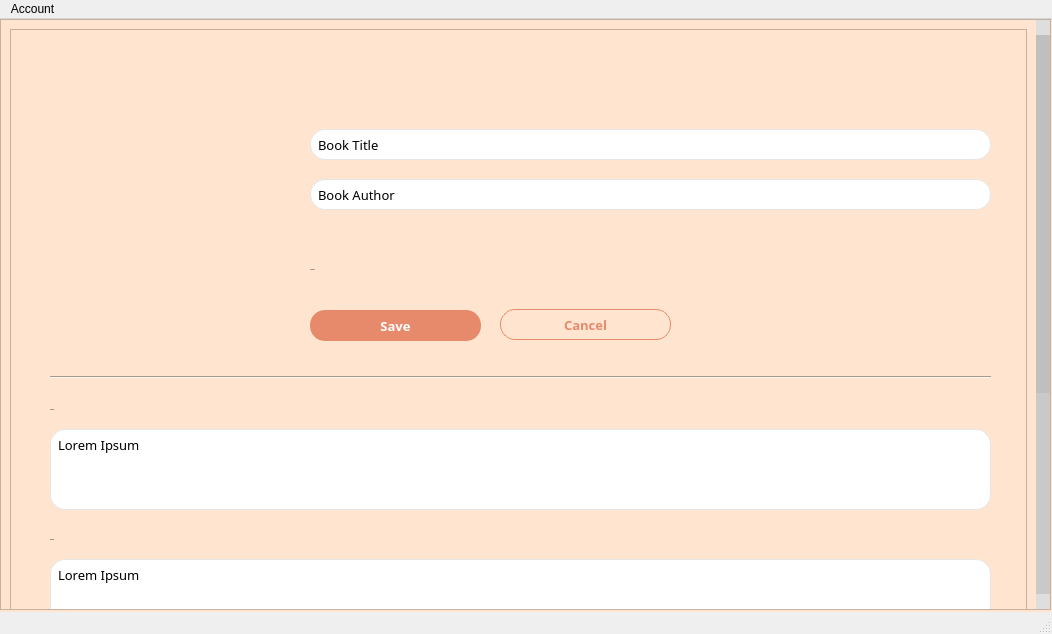
<?xml version="1.0" encoding="UTF-8"?>
<ui version="4.0">
 <class>BookDetails</class>
 <widget class="QMainWindow" name="BookDetails">
  <property name="geometry">
   <rect>
    <x>0</x>
    <y>0</y>
    <width>1052</width>
    <height>634</height>
   </rect>
  </property>
  <property name="minimumSize">
   <size>
    <width>1052</width>
    <height>634</height>
   </size>
  </property>
  <property name="maximumSize">
   <size>
    <width>1052</width>
    <height>634</height>
   </size>
  </property>
  <property name="windowTitle">
   <string>MainWindow</string>
  </property>
  <property name="styleSheet">
   <string notr="true"/>
  </property>
  <widget class="QWidget" name="centralwidget">
   <property name="styleSheet">
    <string notr="true">QWidget {
background: #FFE5D0;
font-family: Montserrat;
}

QPushButton {
border-radius: 15px; 
font-size: 13px;
}

/* vertical scrollbar*/
QScrollBar:vertical{
	border: none;
	background-color: #c9c9c9;
	margin: 15px 0 15px 0;
	width: 14px;
}

/* hande bar verticall */
QScrollBar::handle:vertical{
	background-color: #bfbfbf;
	min-height: 30px;
}

QScrollBar::handle:vertical:hover{
	background-color: #b5b5b5;;
}

QScrollBar::handle:vertical:pressed{
	background-color: #a1a1a1;;
}

/* top button scrollbar */
QScrollBar::sub-line:vertical{
	border: none;
	background-color: #dedede;
	height: 15px;
	subcontrol-position: top;
	subcontrol-origin: margin;
}
QScrollBar::sub-line:vertical:hover{
	background-color:#b5b5b5;
}
QScrollBar::sub-line:vertical:pressed{
	background-color: #a1a1a1;
}

/* bottom button scrollbar */
QScrollBar::add-line:vertical{
	border: none;
	background-color: #dedede;
	height: 15px;
	subcontrol-position: bottom;
	subcontrol-origin: margin;
}

QScrollBar::add-line:vertical:hover{
	background-color:#bfbfbf;
}

QScrollBar::add-line:vertical:pressed{
	background-color: #a1a1a1;
}</string>
   </property>
   <widget class="QScrollArea" name="scrollArea">
    <property name="geometry">
     <rect>
      <x>0</x>
      <y>0</y>
      <width>1051</width>
      <height>591</height>
     </rect>
    </property>
    <property name="styleSheet">
     <string notr="true"/>
    </property>
    <property name="widgetResizable">
     <bool>true</bool>
    </property>
    <widget class="QWidget" name="scrollAreaWidgetContents_2">
     <property name="geometry">
      <rect>
       <x>0</x>
       <y>-329</y>
       <width>1035</width>
       <height>918</height>
      </rect>
     </property>
     <layout class="QGridLayout" name="gridLayout">
      <item row="0" column="0">
       <widget class="QFrame" name="frame">
        <property name="minimumSize">
         <size>
          <width>0</width>
          <height>900</height>
         </size>
        </property>
        <property name="frameShape">
         <enum>QFrame::StyledPanel</enum>
        </property>
        <property name="frameShadow">
         <enum>QFrame::Raised</enum>
        </property>
        <widget class="QLabel" name="bookImage">
         <property name="geometry">
          <rect>
           <x>100</x>
           <y>100</y>
           <width>161</width>
           <height>211</height>
          </rect>
         </property>
         <property name="text">
          <string/>
         </property>
         <property name="pixmap">
          <pixmap resource="resources.qrc">:/resources/images/bblLogo.png</pixmap>
         </property>
        </widget>
        <widget class="QPushButton" name="cancelPushButton">
         <property name="geometry">
          <rect>
           <x>490</x>
           <y>280</y>
           <width>171</width>
           <height>31</height>
          </rect>
         </property>
         <property name="styleSheet">
          <string notr="true">QPushButton {
border: 1px solid;
border-color: #E78A6B;
color:  #E78A6B;
font-weight: 500;
}

QPushButton:hover {
background-color: rgba(231, 138, 107, 0.2);
}

QPushButton:pressed {
background-color: rgba(231, 138, 107, 0.1);
}</string>
         </property>
         <property name="text">
          <string>Cancel</string>
         </property>
        </widget>
        <widget class="QPushButton" name="savePushButton">
         <property name="geometry">
          <rect>
           <x>300</x>
           <y>281</y>
           <width>171</width>
           <height>31</height>
          </rect>
         </property>
         <property name="styleSheet">
          <string notr="true">QPushButton {
background-color: #E78A6B;
color:  #fff;
font-weight: 500;
}

QPushButton:hover {
background-color: rgba(231, 138, 107, 0.8);
}

QPushButton:pressed {
background-color: rgb(196, 116, 90);
}</string>
         </property>
         <property name="text">
          <string>Save</string>
         </property>
        </widget>
        <widget class="QLabel" name="availabilityLabel">
         <property name="geometry">
          <rect>
           <x>300</x>
           <y>230</y>
           <width>331</width>
           <height>21</height>
          </rect>
         </property>
         <property name="font">
          <font>
           <family>Montserrat Medium</family>
           <pointsize>-1</pointsize>
           <weight>50</weight>
           <italic>false</italic>
           <bold>false</bold>
          </font>
         </property>
         <property name="styleSheet">
          <string notr="true">QLabel {
font: 16px &quot;Montserrat Medium&quot;;
}</string>
         </property>
         <property name="text">
          <string>Availability</string>
         </property>
         <property name="alignment">
          <set>Qt::AlignLeading|Qt::AlignLeft|Qt::AlignVCenter</set>
         </property>
        </widget>
        <widget class="Line" name="line">
         <property name="geometry">
          <rect>
           <x>40</x>
           <y>340</y>
           <width>941</width>
           <height>16</height>
          </rect>
         </property>
         <property name="orientation">
          <enum>Qt::Horizontal</enum>
         </property>
        </widget>
        <widget class="QLabel" name="summaryLabel">
         <property name="geometry">
          <rect>
           <x>40</x>
           <y>370</y>
           <width>331</width>
           <height>21</height>
          </rect>
         </property>
         <property name="font">
          <font>
           <family>Montserrat Medium</family>
           <pointsize>-1</pointsize>
           <weight>50</weight>
           <italic>false</italic>
           <bold>false</bold>
          </font>
         </property>
         <property name="styleSheet">
          <string notr="true">QLabel {
font: 16px &quot;Montserrat Medium&quot;;
}</string>
         </property>
         <property name="text">
          <string>Summary</string>
         </property>
         <property name="alignment">
          <set>Qt::AlignLeading|Qt::AlignLeft|Qt::AlignVCenter</set>
         </property>
        </widget>
        <widget class="QLabel" name="genreLabel">
         <property name="geometry">
          <rect>
           <x>40</x>
           <y>630</y>
           <width>331</width>
           <height>21</height>
          </rect>
         </property>
         <property name="font">
          <font>
           <family>Montserrat Medium</family>
           <pointsize>-1</pointsize>
           <weight>50</weight>
           <italic>false</italic>
           <bold>false</bold>
          </font>
         </property>
         <property name="styleSheet">
          <string notr="true">QLabel {
font: 16px &quot;Montserrat Medium&quot;;
}</string>
         </property>
         <property name="text">
          <string>Genre(s)</string>
         </property>
         <property name="alignment">
          <set>Qt::AlignLeading|Qt::AlignLeft|Qt::AlignVCenter</set>
         </property>
        </widget>
        <widget class="QLabel" name="logoImage">
         <property name="geometry">
          <rect>
           <x>20</x>
           <y>10</y>
           <width>441</width>
           <height>61</height>
          </rect>
         </property>
         <property name="text">
          <string/>
         </property>
         <property name="pixmap">
          <pixmap resource="resources.qrc">:/resources/images/bblLogo.png</pixmap>
         </property>
        </widget>
        <widget class="QLabel" name="publisherLabel">
         <property name="geometry">
          <rect>
           <x>40</x>
           <y>500</y>
           <width>331</width>
           <height>21</height>
          </rect>
         </property>
         <property name="font">
          <font>
           <family>Montserrat Medium</family>
           <pointsize>-1</pointsize>
           <weight>50</weight>
           <italic>false</italic>
           <bold>false</bold>
          </font>
         </property>
         <property name="styleSheet">
          <string notr="true">QLabel {
font: 16px &quot;Montserrat Medium&quot;;
}</string>
         </property>
         <property name="text">
          <string>Publisher</string>
         </property>
         <property name="alignment">
          <set>Qt::AlignLeading|Qt::AlignLeft|Qt::AlignVCenter</set>
         </property>
        </widget>
        <widget class="QLineEdit" name="titleLineEdit">
         <property name="geometry">
          <rect>
           <x>300</x>
           <y>100</y>
           <width>681</width>
           <height>31</height>
          </rect>
         </property>
         <property name="styleSheet">
          <string notr="true">QLineEdit {
border: 1px solid;
border-radius: 15px;
border-color: #e5e5e5;
background-color: palette(base);
padding: 0px 5px;
font-size: 13px;
}</string>
         </property>
         <property name="text">
          <string>Book Title</string>
         </property>
        </widget>
        <widget class="QLineEdit" name="titleLineEdit_2">
         <property name="geometry">
          <rect>
           <x>300</x>
           <y>150</y>
           <width>681</width>
           <height>31</height>
          </rect>
         </property>
         <property name="styleSheet">
          <string notr="true">QLineEdit {
border: 1px solid;
border-radius: 15px;
border-color: #e5e5e5;
background-color: palette(base);
padding: 0px 5px;
font-size: 13px;
}</string>
         </property>
         <property name="text">
          <string>Book Author</string>
         </property>
        </widget>
        <widget class="QLineEdit" name="summaryLineEdit">
         <property name="geometry">
          <rect>
           <x>40</x>
           <y>400</y>
           <width>941</width>
           <height>81</height>
          </rect>
         </property>
         <property name="styleSheet">
          <string notr="true">QLineEdit {
border: 1px solid;
border-radius: 15px;
border-color: #e5e5e5;
background-color: palette(base);
padding: 5px;
font-size: 13px;
}</string>
         </property>
         <property name="text">
          <string>Lorem Ipsum</string>
         </property>
         <property name="alignment">
          <set>Qt::AlignLeading|Qt::AlignLeft|Qt::AlignTop</set>
         </property>
        </widget>
        <widget class="QLineEdit" name="publisherLineEdit">
         <property name="geometry">
          <rect>
           <x>40</x>
           <y>530</y>
           <width>941</width>
           <height>81</height>
          </rect>
         </property>
         <property name="styleSheet">
          <string notr="true">QLineEdit {
border: 1px solid;
border-radius: 15px;
border-color: #e5e5e5;
background-color: palette(base);
padding: 5px;
font-size: 13px;
}</string>
         </property>
         <property name="text">
          <string>Lorem Ipsum</string>
         </property>
         <property name="alignment">
          <set>Qt::AlignLeading|Qt::AlignLeft|Qt::AlignTop</set>
         </property>
        </widget>
        <widget class="QLineEdit" name="genreLineEdit">
         <property name="geometry">
          <rect>
           <x>40</x>
           <y>660</y>
           <width>941</width>
           <height>81</height>
          </rect>
         </property>
         <property name="styleSheet">
          <string notr="true">QLineEdit {
border: 1px solid;
border-radius: 15px;
border-color: #e5e5e5;
background-color: palette(base);
padding: 5px;
font-size: 13px;
}</string>
         </property>
         <property name="text">
          <string>Lorem Ipsum</string>
         </property>
         <property name="alignment">
          <set>Qt::AlignLeading|Qt::AlignLeft|Qt::AlignTop</set>
         </property>
        </widget>
       </widget>
      </item>
     </layout>
    </widget>
   </widget>
  </widget>
  <widget class="QMenuBar" name="menubar">
   <property name="geometry">
    <rect>
     <x>0</x>
     <y>0</y>
     <width>1052</width>
     <height>21</height>
    </rect>
   </property>
   <widget class="QMenu" name="menuAccount">
    <property name="title">
     <string>Account</string>
    </property>
   </widget>
   <addaction name="menuAccount"/>
  </widget>
  <widget class="QStatusBar" name="statusbar"/>
 </widget>
 <resources>
  <include location="resources.qrc"/>
 </resources>
 <connections/>
</ui>
